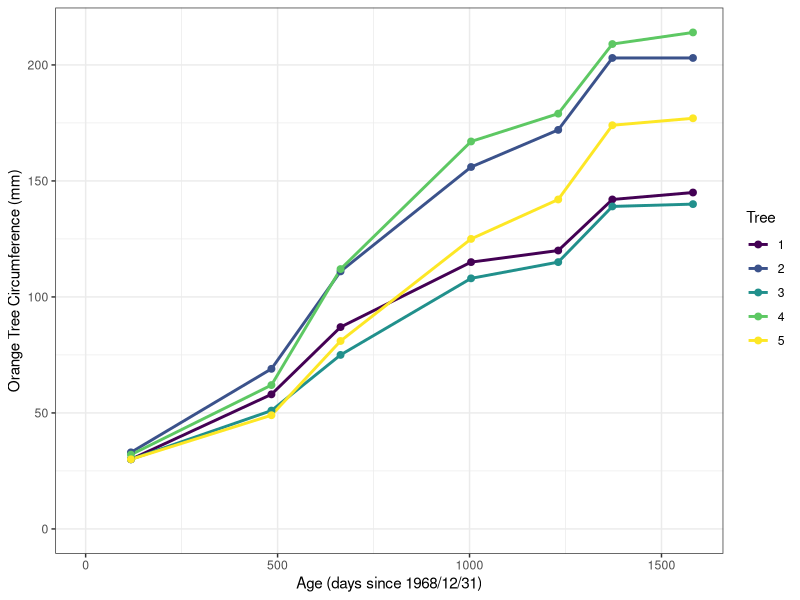

Generate this figure with R:
## ----include = FALSE----------------------------------------------------------
knitr::opts_chunk$set(
  collapse = TRUE,
  comment = "#>"
)

## -----------------------------------------------------------------------------

## ----warning=FALSE, eval = TRUE, fig.align='center', fig.cap= "Tree circumference and age for 5 orange trees.", fig.alt="A line graph showing how tree circumference increases with age for a set of 5 orange trees. Age, shown on the x axis, is measured in days since 1968/12/31 and spans from 118-1582 days. Circumference, shown on the y axis, spans from 30-214 mm. All trees showed an increasing trend of trunk circumference with age, with each tree starting with a circumference of 30-33 mm at age 0 and ending with a circumference of 140-216 mm at age 1582. At age 1582, the tree with the largest circumference was tree 4, followed by trees 2, 5, 1, and 3."----

library(ggplot2)

orange <- as.data.frame(Orange)
orange <- orange |>
  dplyr::mutate(Tree = base::factor(Tree,
                                    levels = c(1,2,3,4,5))) |>
  dplyr::rename(Age = age,
                Circumference = circumference)

ggplot2::ggplot(data = orange,
                aes(x = Age,
                    y = Circumference,
                    color = Tree)) +
ggplot2::geom_line(size = 1) +
ggplot2::geom_point(size = 2) +
ggplot2::scale_color_viridis_d() +
ggplot2::xlim(0, NA) +
ggplot2::ylim(0, NA) +
ggplot2::theme_bw() +
  labs(x = "Age (days since 1968/12/31)",
       y = "Orange Tree Circumference (mm)")

